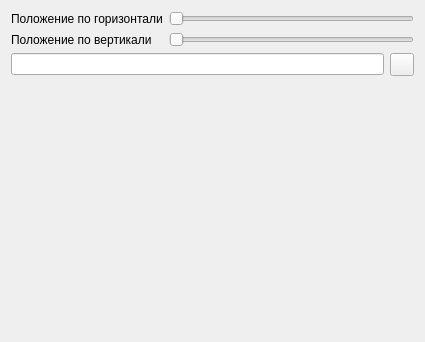
<?xml version="1.0" encoding="UTF-8"?>
<ui version="4.0">
 <class>CSettingsClass</class>
 <widget class="QWidget" name="CSettingsClass">
  <property name="geometry">
   <rect>
    <x>0</x>
    <y>0</y>
    <width>425</width>
    <height>342</height>
   </rect>
  </property>
  <property name="windowTitle">
   <string>CSettings</string>
  </property>
  <layout class="QVBoxLayout" name="verticalLayout">
   <item>
    <layout class="QGridLayout" name="gridLayout">
     <item row="0" column="0">
      <widget class="QLabel" name="labelHorisontal">
       <property name="text">
        <string>Положение по горизонтали</string>
       </property>
      </widget>
     </item>
     <item row="0" column="1">
      <widget class="QSlider" name="sliderHorisontal">
       <property name="maximum">
        <number>640</number>
       </property>
       <property name="orientation">
        <enum>Qt::Horizontal</enum>
       </property>
      </widget>
     </item>
     <item row="1" column="0">
      <widget class="QLabel" name="labelVertical">
       <property name="text">
        <string>Положение по вертикали</string>
       </property>
      </widget>
     </item>
     <item row="1" column="1">
      <widget class="QSlider" name="sliderVertical">
       <property name="maximum">
        <number>480</number>
       </property>
       <property name="orientation">
        <enum>Qt::Horizontal</enum>
       </property>
      </widget>
     </item>
    </layout>
   </item>
   <item>
    <layout class="QHBoxLayout" name="horizontalLayout">
     <item>
      <widget class="QLineEdit" name="lineEditPatchQml">
       <property name="enabled">
        <bool>true</bool>
       </property>
       <property name="text">
        <string extracomment="Выберите файл qml"/>
       </property>
       <property name="readOnly">
        <bool>true</bool>
       </property>
      </widget>
     </item>
     <item>
      <widget class="QToolButton" name="toolButton">
       <property name="text">
        <string/>
       </property>
       <property name="icon">
        <iconset resource="calendar.qrc">
         <normaloff>:/icons/open.png</normaloff>:/icons/open.png</iconset>
       </property>
      </widget>
     </item>
    </layout>
   </item>
   <item>
    <spacer name="verticalSpacer">
     <property name="orientation">
      <enum>Qt::Vertical</enum>
     </property>
     <property name="sizeHint" stdset="0">
      <size>
       <width>20</width>
       <height>241</height>
      </size>
     </property>
    </spacer>
   </item>
  </layout>
 </widget>
 <layoutdefault spacing="6" margin="11"/>
 <resources>
  <include location="calendar.qrc"/>
 </resources>
 <connections/>
</ui>
